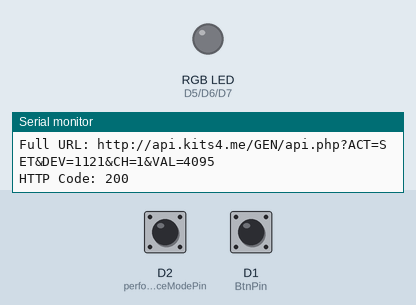
This sketch was run on a simulated ESP8266 (NodeMCU). On the bench: an RGB LED mixed from three pins (HIGH = lit), the last lines printed to the serial monitor. Inputs (shaded band) come from the test bench; at power-on: D1 (BtnPin) HIGH, D2 (performanceModePin) HIGH. WiFi joins after 1.5 s; servers stay silent unless stated; uploads are accepted with an empty reply.

Above: at 2.9 s.
3.0 s: D1 (BtnPin) pulled LOW for 0.15 s
At 4.3 s:
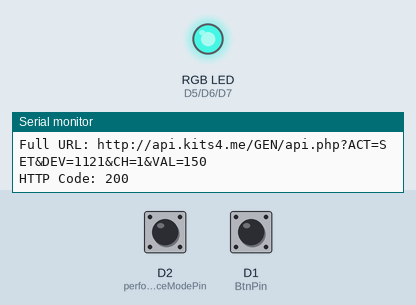
7.6 s: D1 (BtnPin) pulled LOW for 1 s
At 10.4 s:
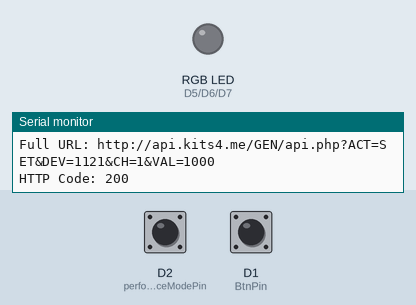
11.5 s: D1 (BtnPin) pulled LOW for 3.2 s
At 15.4 s:
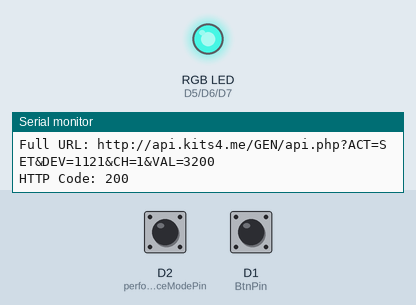
Timing chart, 0 to 17.6 s (numbered marks = the images above; inputs shaded):
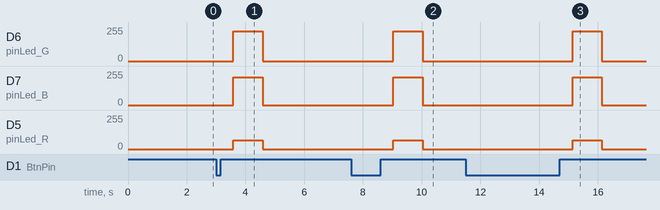

The sketch:

Arduin_Main.ino
```cpp
#define BtnPin D1
#define pinLed_R D5
#define pinLed_G D6
#define pinLed_B D7
#define performanceModePin D2

int lastVal;
unsigned long pressStartTime;
unsigned long pressDuration;
unsigned long LastPressTime;
unsigned long lastPressDuration = 0;
unsigned long pressTimes[10]; // for the last 10 presses
int PressTimesTracker = 0; // so we don’t go out of the array borders
unsigned long shortestPress = 0xFFF; //  a high value
int cnt = 0;
int wifiCnt=0;


void setup() {
  Serial.begin(9600);
  pinMode(BtnPin, INPUT_PULLUP);
  pinMode(performanceModePin, INPUT_PULLUP);
  LastPressTime = millis();
  lastVal = digitalRead(BtnPin);
  SettingUpLeds();
  wifiClient_Setup();
  SendData(shortestPress);

}


void loop() {
  // We cant switch mode in the setup because then we have to rerun the code and the
  // btn press array will be empty so we do it in the loop and we make sure its not an
  // endless loop
if (digitalRead(performanceModePin) == LOW && wifiCnt==0 ) {
        wifiSetup();
        wifiCnt++;
   }
   else if (digitalRead(performanceModePin) == HIGH && wifiCnt>0){
    wifiClient_Setup();
    wifiCnt=0;
   }

  int val = digitalRead(BtnPin);
  if (val == LOW && lastVal == HIGH && (millis() - LastPressTime > 50)) {
    pressStartTime = millis();
    LastPressTime = millis();
  } else if (val == HIGH && lastVal == LOW && (millis() - LastPressTime > 50)) {
    pressDuration = millis() - pressStartTime;
    pressTimes[PressTimesTracker] = pressDuration;
    PressTimesTracker = (PressTimesTracker + 1) % 10; // so we don't get out of the array borders
    lastPressDuration = pressDuration;
    cnt++;

      unsigned long serverShortestPress = GetData();
      Serial.println(serverShortestPress);
    if (serverShortestPress == 0) { // If the server had no data
      SendData(pressDuration);
      shortestPress = pressDuration;
      TurnOnAndOFFTurquoise();
    } else {
      if (pressDuration < serverShortestPress) {
        shortestPress = pressDuration;
        SendData(shortestPress);
        TurnOnAndOFFTurquoise();
      } else {
        TurnOnAndOFFBrown();
      }
    }
  }
  lastVal = val;
  wifi_loop();
}
```

Color_Functions.ino
```cpp
void SettingUpLeds() {
  pinMode(pinLed_R, OUTPUT);
  pinMode(pinLed_G, OUTPUT);
  pinMode(pinLed_B, OUTPUT);
}

void TurnOnAndOFFTurquoise() {
  TurnOnTurquoise();
  delay(1000);
  TurnOffLED();
}

void TurnOnAndOFFBrown() {
  TurnOnBrown();
  delay(1000);
  TurnOffLED();
}

void TurnOnTurquoise() {
  LightLed(0x40E0D0);
}

void TurnOnBrown() {
  LightLed(0xA52A2A);
}

void TurnOffLED() {
  LightLed(0x000000);
}

void LightLed(long HexaColor) {
  int red = (HexaColor >> 16) & 0xFF;
  int green = (HexaColor >> 8) & 0xFF;
  int blue = HexaColor & 0xFF;

  analogWrite(pinLed_R, red);
  analogWrite(pinLed_G, green);
  analogWrite(pinLed_B, blue);
}
```

K10_Wifi_Local.ino
```cpp
#include <ESP8266WiFi.h>
#include <ESP8266WebServer.h>
#include <WiFiClient.h>
#include <WiFiUdp.h>
#include <ESP8266HTTPClient.h>

  IPAddress apIP(11, 12, 13, 14);
  const char* ssid = "Amro Soliman";
  const char* password = "88888888";
ESP8266WebServer server(80);
void wifiSetup() {

  WiFi.mode(WIFI_AP);
  WiFi.softAPConfig(apIP, apIP, IPAddress(255, 255, 255, 0));
  WiFi.softAP(ssid, password);
  Serial.println("AP IP address: ");
  Serial.println(WiFi.softAPIP());
  server.on("/", handleRoot);
  server.onNotFound(handleNotFound);
  server.begin();
  Serial.println("HTTP server started");

}

void wifi_loop() {
  server.handleClient();
}


void handleRoot() {
  String html;
  html = "<html><body>";
    html += "<h1>Last 10 Button Presses</h1><table border='1'><tr><th>Index</th><th>Duration (ms)</th><th>Shortest</th></tr>";
    for (int i = 0; i < 10; i++) {
      html += "<tr><td>" + String(i + 1) + "</td><td>" + String(pressTimes[i]) + "</td><td>" + (pressTimes[i] == shortestPress ? "Yes" : "No") + "</td></tr>";
    }
    html += "</table>";
  html += "<h1>Shortest Button Press </h1>";
  html += "<p>Shortest Press: " + String(shortestPress) + " ms</p>";
  html += "</body></html>";
  server.send(200, "text/html", html);
}
void handleNotFound() {
  String message = "File Not Found\n\n";
  message += "URI: ";
  message += server.uri();
  message += "\nMethod: ";
  message += (server.method() == HTTP_GET) ? "GET" : "POST";
  message += "\nArguments: ";
  message += server.args();
  message += "\n";
  for (uint8_t i = 0; i < server.args(); i++) {
    message += " " + server.argName(i) + ": " + server.arg(i) + "\n";
  }
  server.send(404, "text/plain", message);
}
void updatePressDurations(unsigned long duration) {
  pressTimes[PressTimesTracker] = duration;
  PressTimesTracker = (PressTimesTracker + 1) % 10;
}
```

K20_Remote_Wifi.ino
```cpp
#include <ESP8266WiFi.h>
#include <WiFiClient.h>
#include <WiFiUdp.h>
#include <ESP8266HTTPClient.h>

const char* ssd = "TKS-23";
const char* pswd = "Adham2003@";

WiFiClient client;
int server_port = 80;

void wifiClient_Setup() {
    Serial.println("wifiSetup");
    WiFi.begin(ssd,pswd);
    while (WiFi.status() != WL_CONNECTED) {
        Serial.println("trying ...");
        delay(100);
    }
    Serial.println("Connected to network");
 }

  void SendData(int val) {
  String dataURL = "http://api.kits4.me/GEN/api.php?ACT=SET&DEV=1121&CH=1&VAL=" + String(val);
  Serial.println("Full URL: " + dataURL);
  HTTPClient http;
  http.begin(client, dataURL);
  int httpCode = http.GET();
  if (httpCode > 0) {
    Serial.println("HTTP Code: " + String(httpCode));
  } else {
    Serial.println("HTTP request failed, Send: " + String(httpCode));
  }

  http.end();
}
 unsigned long GetData() {
  HTTPClient http;
  String dataURL = "http://api.kits4.me/GEN/api.php?ACT=GET&DEV=1121&CH=1";

  http.begin(client, dataURL);

  int httpCode = http.GET();
  if (httpCode > 0) {
    Serial.println("HTTP Code: " + String(httpCode));
    String payload = http.getString();
    Serial.println(payload.toInt());
        if (payload.length() > 0) {
      return payload.toInt();
    }
  } else {
    Serial.println("HTTP request failed,  GET : " + String(httpCode));
  }

  http.end();
  return 0xFFF;
}
```

Measured:
- after the input at 3.0 s, D6 (pinLed_G): 0/255 → 224/255 after 0.59 s, → 0/255 1.0 s later; D7 (pinLed_B): 0/255 → 208/255 after 0.59 s, → 0/255 1.0 s later; D5 (pinLed_R): 0/255 → 64/255 after 0.59 s, → 0/255 1.0 s later
- after the input at 7.6 s, D6 (pinLed_G): 0/255 → 224/255 after 1.4 s, → 0/255 1.0 s later; D7 (pinLed_B): 0/255 → 208/255 after 1.4 s, → 0/255 1.0 s later; D5 (pinLed_R): 0/255 → 64/255 after 1.4 s, → 0/255 1.0 s later
- after the input at 11.5 s, D6 (pinLed_G): 0/255 → 224/255 after 3.6 s, → 0/255 1.0 s later; D7 (pinLed_B): 0/255 → 208/255 after 3.6 s, → 0/255 1.0 s later; D5 (pinLed_R): 0/255 → 64/255 after 3.6 s, → 0/255 1.0 s later
